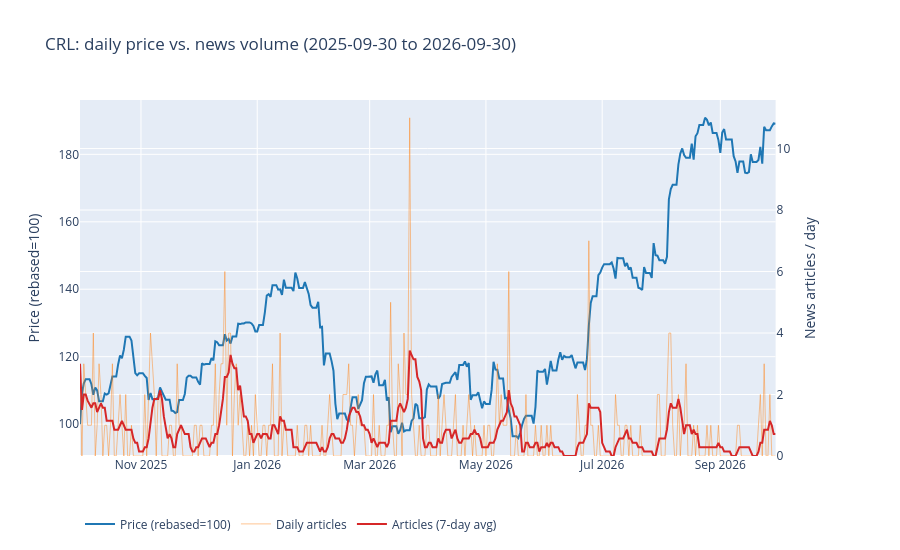

Write notebook code for a chart like this one.
### Markdown cell above
## 6. Chart: price (left axis) vs. news volume (right axis)

### Code cell
USE_REBASED = True   # True: price rebased to 100 at the start; False: raw closing price

y_price = df["price_rebased_100"] if USE_REBASED else df["close"]
fig = make_subplots(specs=[[{"secondary_y": True}]])
fig.add_trace(go.Scatter(x=df.index, y=y_price, name="Price (rebased=100)" if USE_REBASED else "Close",
                         line=dict(color="#1f77b4", width=2)), secondary_y=False)
fig.add_trace(go.Scatter(x=df.index, y=df["news_count"], name="Daily articles",
                         line=dict(color="#ff7f0e", width=1), opacity=0.45), secondary_y=True)
fig.add_trace(go.Scatter(x=df.index, y=df["news_7d_avg"], name="Articles (7-day avg)",
                         line=dict(color="#d62728", width=2)), secondary_y=True)
fig.update_layout(title=f"{TICKER}: daily price vs. news volume ({df.index.min().date()} to {df.index.max().date()})",
                  hovermode="x unified", height=550, legend=dict(orientation="h", y=-0.15))
fig.update_xaxes(range=[df.index.min(), df.index.max()])
fig.update_yaxes(title_text="Price (rebased=100)" if USE_REBASED else "Close ($)", secondary_y=False)
fig.update_yaxes(title_text="News articles / day", secondary_y=True, rangemode="tozero")
fig.show()

### Figure 1 — Plotly figure (JSON) as saved in the notebook; plotly's stock layout.template omitted (floating-point values rounded to 4 significant figures; data arrays with more than 128 entries replaced by an {"elided": "..."} marker saying what was removed)
{"data": [{"line": {"color": "#1f77b4", "width": 2}, "name": "Price (rebased=100)", "type": "scatter", "x": {"elided": "366 str values"}, "xaxis": "x", "y": {"elided": "366 float values"}, "yaxis": "y"}, {"line": {"color": "#ff7f0e", "width": 1}, "name": "Daily articles", "opacity": 0.45, "type": "scatter", "x": {"elided": "366 str values"}, "xaxis": "x", "y": {"elided": "366 int values"}, "yaxis": "y2"}, {"line": {"color": "#d62728", "width": 2}, "name": "Articles (7-day avg)", "type": "scatter", "x": {"elided": "366 str values"}, "xaxis": "x", "y": {"elided": "366 float values"}, "yaxis": "y2"}], "layout": {"height": 550, "hovermode": "x unified", "legend": {"orientation": "h", "y": -0.15}, "title": {"text": "CRL: daily price vs. news volume (2025-09-30 to 2026-09-30)"}, "xaxis": {"anchor": "y", "domain": [0, 0.94], "range": ["2025-09-30T00:00:00", "2026-09-30T00:00:00"]}, "yaxis": {"anchor": "x", "domain": [0, 1], "title": {"text": "Price (rebased=100)"}}, "yaxis2": {"anchor": "x", "overlaying": "y", "rangemode": "tozero", "side": "right", "title": {"text": "News articles / day"}}}}
